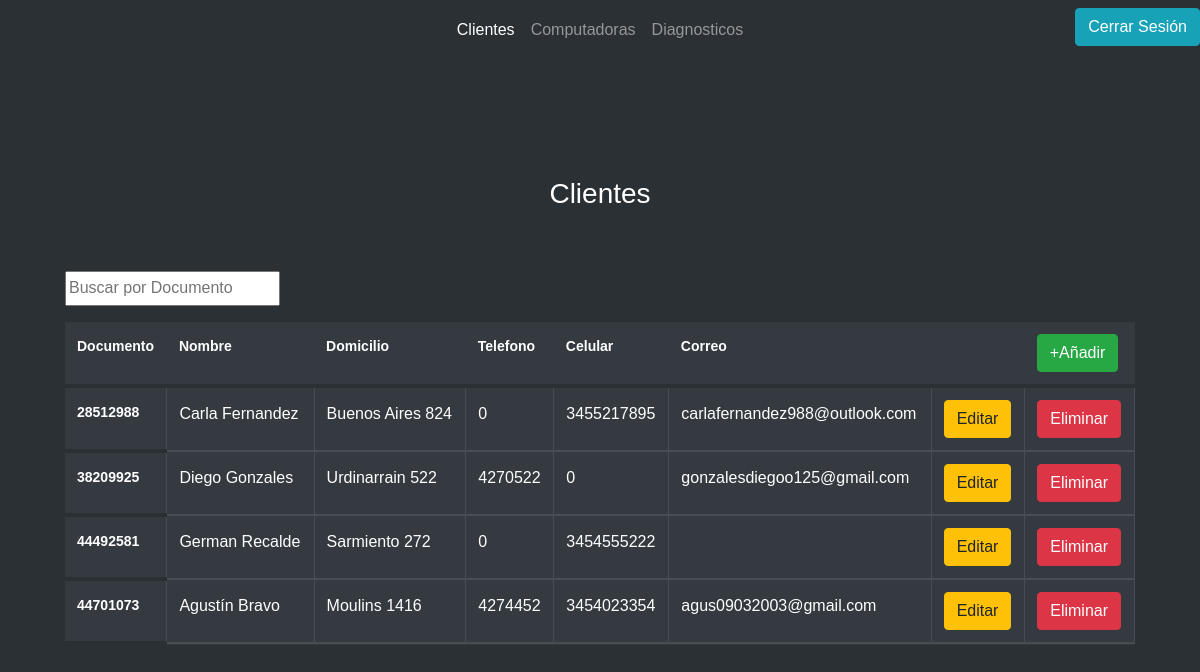
Page /Admin-Clientes.php (signed in) on the committed database.
### tables this page shows
CREATE TABLE `clientes` (
  `DNI` int(9) NOT NULL,
  `NOMBRE` text NOT NULL,
  `TELEFONO` varchar(7) NOT NULL,
  `CELULAR` varchar(20) NOT NULL,
  `MAIL` varchar(70) NOT NULL,
  `DIRECCION` varchar(70) NOT NULL
);

### Admin-Clientes.php (the view, shortened to what this page needs)
<?php
$con = conectar();
$sql = "SELECT * FROM clientes";
$query = mysqli_query($con, $sql);
?>
<!DOCTYPE html>
<html lang="es" style="overflow-x:hidden; overflow-y: scroll;">
<head>
	<link rel="stylesheet" href="https://stackpath.bootstrapcdn.com/font-awesome/4.7.0/css/font-awesome.min.css">
	<link rel="stylesheet" href="css/Admin-Table.css">
</head>
<body>
    <nav class="navbar navbar-expand-lg navbar-dark ">
    <div class="container-fluid">
        <div class="collapse navbar-collapse justify-content-center" id="navbarCenteredExample">
            <ul class="navbar-nav mb-2 mb-lg-0">
            <li class="nav-item">
            <a class="nav-link active" aria-current="page">Clientes</a>
            </li>
            <li class="nav-item">
            <a class="nav-link" href="Admin-Computadoras.php">Computadoras</a>
            </li>
            <li class="nav-item">
            <a class="nav-link" href="Admin-Diagnosticos.php">Diagnosticos</a>
            </li>
            <a href="SQL/cerrar-sesion.php"><button style="position: absolute; right: 0;" id="close-sesion-btn" class="btn btn-info">Cerrar Sesión</button></a>
        </div>
    </div>
    </nav>
    <section class="ftco-section">
            <div>
                <div class="row justify-content-center">
                    <div class="col-md-6 text-center mb-5">
                        <h2 class="heading-section"> Clientes </h2>
                    </div>
                </div>
                <div class="row">
                    <div class="col-md-12">
                        <div style="padding-right: 65px; padding-left: 65px;">
                            <input type="text" id="myInput" onkeyup="myFunction()" placeholder="Buscar por Documento">
                                <table id="miTabla" class="table table-bordered table-dark table-hover">
                                    <thead>
                                        <tr>
                                            <th> Documento </th>
                                            <th> Nombre </th>
                                            <th> Domicilio </th>
                                            <th> Telefono </th>
                                            <th> Celular </th>
                                            <th> Correo </th>
                                            <th></th>
                                            <th><button type="button" class="btn btn-success" data-toggle="modal" data-target="#exampleModal" data-wathever="@holis"> +Añadir </button></th>
                                        </tr>
                                            <?php
                                                while($row = mysqli_fetch_array($query)){
                                            ?>
                                        <tr id="trLead">
                                            <th scope="row"><?php echo $row['DNI']?></th>
                                            <td><?php echo $row['NOMBRE']?></td>
                                            <td><?php echo $row['DIRECCION']?></td>
                                            <td><?php echo $row['TELEFONO']?></td>
                                            <td><?php echo $row['CELULAR']?></td>
                                            <td><?php echo $row['MAIL']?></td>
                                            <td><a href="" class="btn btn-warning" data-toggle="modal" data-target="#editmodal<?php echo $row['DNI']?>"> Editar </a></td>
                                            <td><a href="" class="btn btn-danger" data-toggle="modal" data-target="#eliminarmodal<?php echo $row['DNI']?>"> Eliminar </a></td>
                                        </tr>
                                            <?php
                                                }
                                            ?>
                                </table>
                        </div>
                    </div>
                </div>
            </div>
    </section>
    </body>
</html>

### rows in the picture
clientes: DNI "28512988", NOMBRE "Carla Fernandez", DIRECCION "Buenos Aires 824", TELEFONO "0", CELULAR "3455217895", MAIL "carlafernandez988@outlook.com"
clientes: DNI "38209925", NOMBRE "Diego Gonzales", DIRECCION "Urdinarrain 522", TELEFONO "4270522", CELULAR "0", MAIL "gonzalesdiegoo125@gmail.com"
clientes: DNI "44492581", NOMBRE "German Recalde", DIRECCION "Sarmiento 272", TELEFONO "0", CELULAR "3454555222"
clientes: DNI "44701073", NOMBRE "Agustín Bravo", DIRECCION "Moulins 1416", TELEFONO "4274452", CELULAR "3454023354", MAIL "agus09032003@gmail.com"
